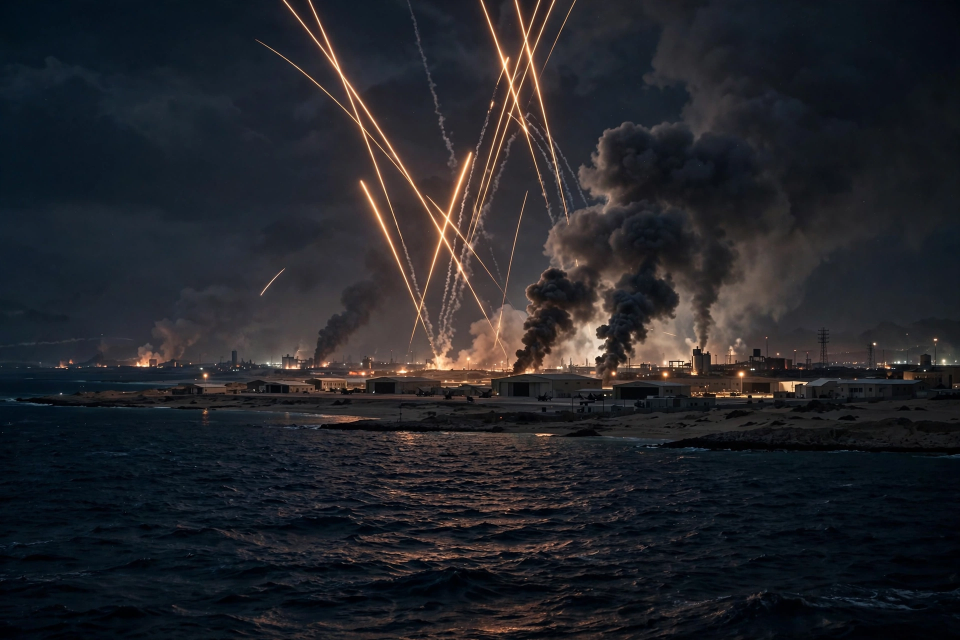
#> input picture panels/media-generation-panel-gulf-0-3e9f0ac8-f9ea-4f6d-80c1-1550557c0495.webp, 1920 x 1280 px (shown at 1/2 size); its folder holds 4 pictures in this run
$ python build_frontpage.py
#> lines starting #> are read from the running program, lines starting #| are printed output that depends on the picture
#!/usr/bin/env python3
"""Compose the news-image-20261118 entry: a newspaper front page for
Wednesday 18 November 2026, built from four AI-generated photo panels
(no text in the panels) plus crisp PIL-drawn headlines.

Stories (all first reported 18 Nov 2026, cross-checked across
openchronicle.org, justsecurity.org, zarknews.com, horizonapp.link):
 1. Gulf: U.S. jets hit a Revolutionary Guard missile site on Qeshm
    Island; Iran answers with drone strikes on U.S. bases in Kuwait
    and Bahrain.
 2. Ukraine: Kerch Bridge hit again - a span collapses into the strait.
 3. APEC Shenzhen: Xi and Putin meet ahead of Thursday's trilateral
    summit with Trump.
 4. U.S. Senate: Peltola wins Alaska; Democrats take a 56-44 majority.
Ticker: Ebola in DR Congo passes 11,000 cases; Voyager 1 reaches one
light-day from Earth; U.S. loses measles-free status after 26 years.
"""
import os
from PIL import Image, ImageDraw, ImageFont

HERE = os.path.dirname(os.path.abspath(__file__))
PANELS = os.path.join(HERE, "panels")
W, H = 1024, 1024

SERIF_B = "/usr/share/fonts/truetype/dejavu/DejaVuSerif-Bold.ttf"
SANS_B = "/usr/share/fonts/truetype/dejavu/DejaVuSans-Bold.ttf"
SANS = "/usr/share/fonts/truetype/dejavu/DejaVuSans.ttf"

NAVY = (16, 28, 51)
PAPER = (247, 243, 234)
RED = (178, 34, 34)
GOLD = (216, 180, 90)
INK = (20, 20, 20)
GREY = (90, 90, 90)


def font(path, size):
    return ImageFont.truetype(path, size)


def cover(img, tw, th):
    """Center-crop img to exactly tw x th (cover fit)."""
    w, h = img.size
    s = max(tw / w, th / h)
    nw, nh = int(w * s + 0.5), int(h * s + 0.5)
    img = img.resize((nw, nh), Image.LANCZOS)
    x = (nw - tw) // 2
    y = (nh - th) // 2
    return img.crop((x, y, x + tw, y + th))


def wrap(draw, text, fnt, max_w):
    words = text.split()
    lines, cur = [], ""
    for word in words:
        trial = (cur + " " + word).strip()
        if draw.textlength(trial, font=fnt) <= max_w:
            cur = trial
        else:
            if cur:
                lines.append(cur)
            cur = word
    if cur:
        lines.append(cur)
    return lines


def panel(name):
#> called with name = 'panel-gulf'
    p = None
    for f in sorted(os.listdir(PANELS)):
        if f.startswith("media-generation-" + name):
            p = os.path.join(PANELS, f)
            break
#> pass 2 of the loop in panel, `for f in sorted(os.listdir(PANELS)):`:
    assert p, "panel not found: " + name
    return Image.open(p).convert("RGB")
#> returned value is the input picture: PIL image 1920x1280 RGB; mean R, G, B 35.6, 36.4, 41.2


def main():
    img = Image.new("RGB", (W, H), PAPER)
    d = ImageDraw.Draw(img)

    # ---- Masthead ----
    d.rectangle([0, 0, W, 108], fill=NAVY)
    f_small = font(SANS_B, 21)
    f_date = font(SERIF_B, 46)
    d.text((W // 2, 26), "T H E   W O R L D   I N   O N E   D A Y",
           font=f_small, fill=GOLD, anchor="ma")
    d.text((W // 2, 52), "WEDNESDAY, 18 NOVEMBER 2026",
           font=f_date, fill=(255, 255, 255), anchor="ma")

    # ---- Hero: Gulf ----
    hero = cover(panel("panel-gulf"), 1000, 372)
#> in cover, `w, h = img.size`: w = 1920; h = 1280
#> in cover, `s = max(tw / w, th / h)`: s = 0.521
#> in cover, `nw, nh = int(w * s + 0.5), int(h * s + 0.5)`: nw = 1000; nh = 667
#> in cover, `img = img.resize((nw, nh), Image.LANCZOS)`:
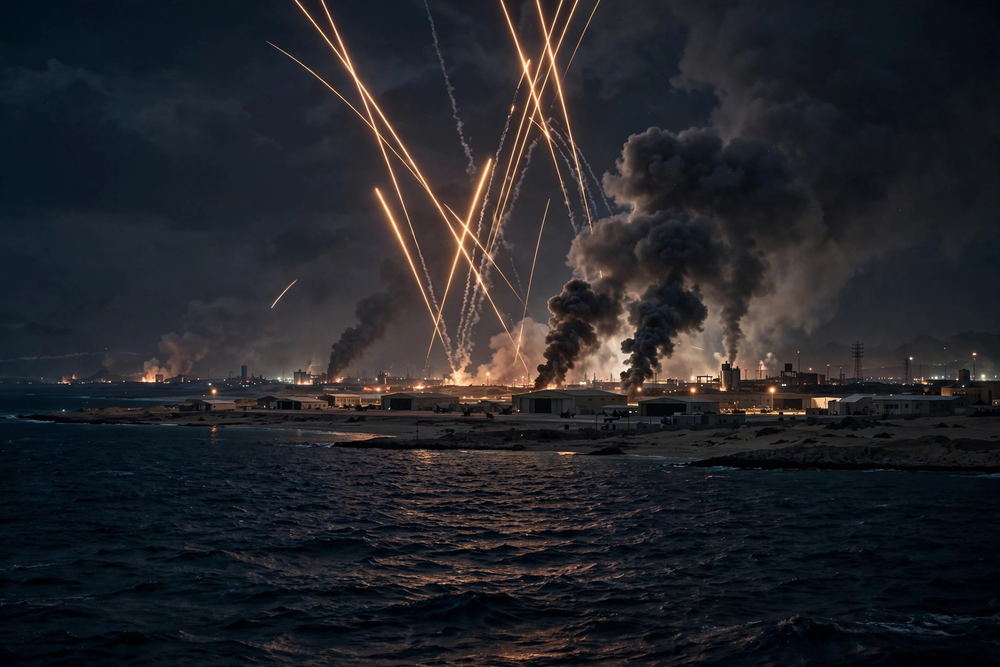
#> img: PIL image 1000x667 RGB; mean R, G, B 35.6, 36.4, 41.2
#> in cover, `x = (nw - tw) // 2`: x = 0
#> in cover, `y = (nh - th) // 2`: y = 147
#> in cover, `return img.crop((x, y, x + tw, y + th))`:
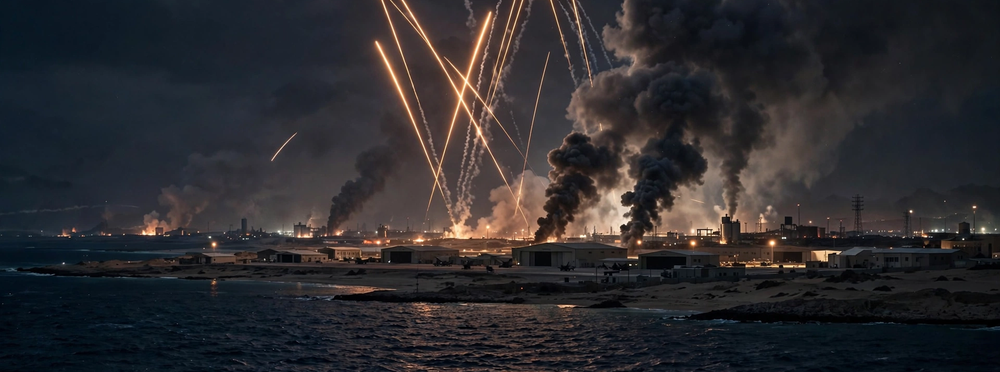
#> returned value: PIL image 1000x372 RGB; mean R, G, B 45.3, 43.6, 46.5
    img.paste(hero, (12, 120))
#> img: PIL image 1024x1024 RGB
    d.rectangle([12, 492, 1012, 560], fill=(255, 255, 255))
    d.rectangle([12, 492, 1012, 496], fill=RED)
    d.text((24, 502), "THE GULF",
           font=font(SANS_B, 20), fill=RED)
    d.text((24, 528), "U.S. strikes Qeshm Island; Iran hits back at bases in Kuwait and Bahrain",
           font=font(SERIF_B, 24), fill=INK)

    # ---- Three panels ----
    cols = [
        ("panel-kerch", "UKRAINE",
         "Kerch Bridge hit again \u2014 a span collapses into the strait"),
        ("panel-shenzhen", "APEC \u00b7 SHENZHEN",
         "Xi and Putin meet before Thursday\u2019s summit with Trump"),
        ("panel-alaska", "U.S. SENATE",
         "Peltola wins Alaska \u2014 Democrats take a 56\u201344 majority"),
    ]
    x0 = 12
    pw, gap = 325, 12
    for i, (name, kicker, head) in enumerate(cols):
        x = x0 + i * (pw + gap)
        pic = cover(panel(name), pw, 220)
#> call 2 of panel, with name = 'panel-kerch'
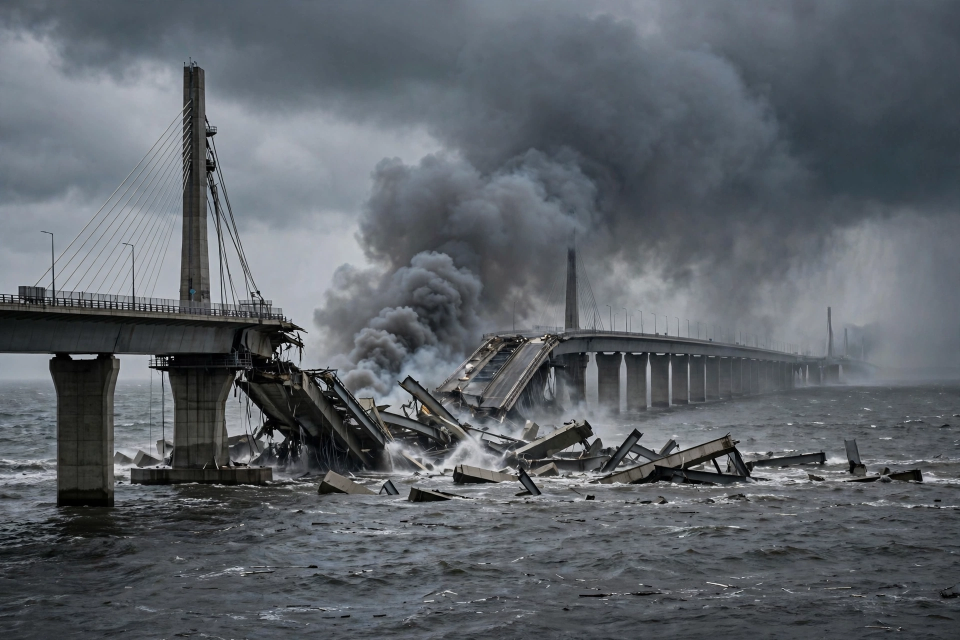
#> input picture panels/media-generation-panel-kerch-0-c3cbe0f2-e111-4455-9254-a5ffc526c892.webp, 1920 x 1280 px (shown at 1/2 size)
#> in panel, returned value is the input picture: PIL image 1920x1280 RGB; mean R, G, B 93.2, 98.8, 104.9
#> call 2 of cover, with tw = 325, th = 220
#> in cover (call 2), `s = max(tw / w, th / h)`: s = 0.172
#> in cover (call 2), `nw, nh = int(w * s + 0.5), int(h * s + 0.5)`: nw = 330; nh = 220
#> in cover (call 2), `img = img.resize((nw, nh), Image.LANCZOS)`:
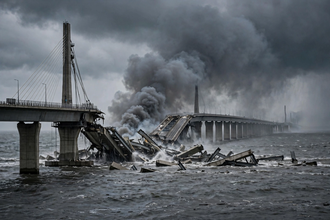
#> img: PIL image 330x220 RGB; mean R, G, B 93.2, 98.8, 104.9
#> in cover (call 2), `x = (nw - tw) // 2`: x = 2
#> in cover (call 2), `y = (nh - th) // 2`: y = 0
#> in cover (call 2), `return img.crop((x, y, x + tw, y + th))`:
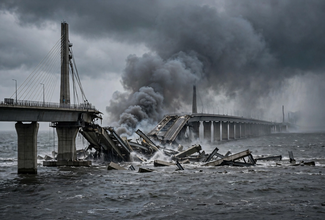
#> returned value: PIL image 325x220 RGB; mean R, G, B 93.4, 99, 105.1
        img.paste(pic, (x, 572))
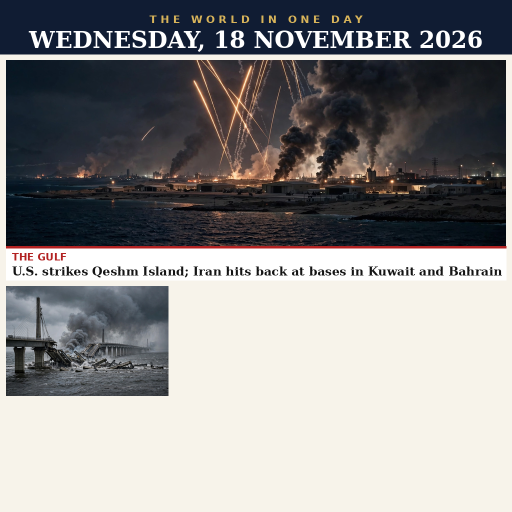
#> img: PIL image 1024x1024 RGB (shown at 1/2 size); mean R, G, B 142.5, 140.9, 140.7
        d.rectangle([x, 792, x + pw, 796], fill=RED)
        d.text((x, 804), kicker, font=font(SANS_B, 19), fill=RED)
        lines = wrap(d, head, font(SERIF_B, 25), pw - 4)
#> lines = ['Kerch Bridge hit', 'again — a span', 'collapses into the', 'strait']
        y = 830
        for ln in lines:
            d.text((x, y), ln, font=font(SERIF_B, 25), fill=INK)
            y += 30
#> this loop made 4 passes
#> (ln, y) on passes 1 to 4: ('Kerch Bridge hit', 860), ('again — a span', 890), ('collapses into the', 920), ('strait', 950)
#> after the loop, y = 950
#> pass 2 of the loop in main, `for i, (name, kicker, head) in enumerate(cols):`:
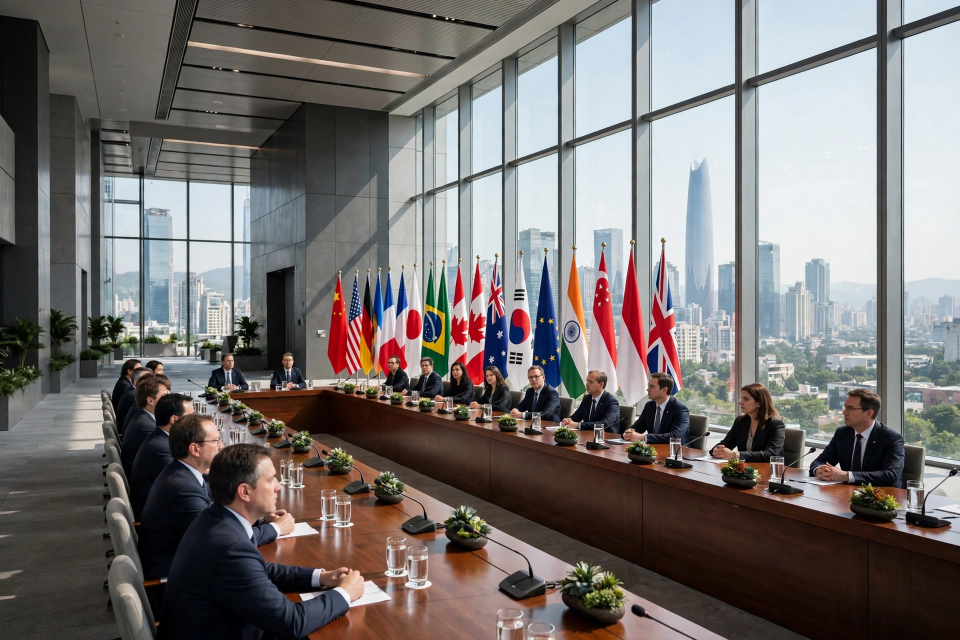
#> input picture panels/media-generation-panel-shenzhen-0-879c0ba5-7433-4401-a9aa-28f0a30aa48a.webp, 1920 x 1280 px (shown at 1/2 size)
#> in panel, returned value is the input picture: PIL image 1920x1280 RGB; mean R, G, B 117.8, 113.3, 111.8
#> in cover (call 3), `return img.crop((x, y, x + tw, y + th))`:
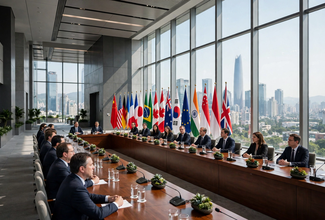
#> returned value: PIL image 325x220 RGB; mean R, G, B 117.8, 113.2, 111.7
#> in main, `img.paste(pic, (x, 572))`:
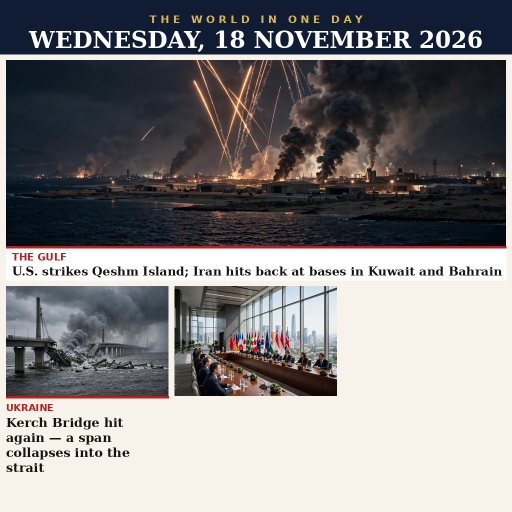
#> img: PIL image 1024x1024 RGB (shown at 1/2 size); mean R, G, B 132.5, 130.5, 130.9
#> lines = ['Xi and Putin meet', 'before Thursday’s', 'summit with Trump']
#> the loop in main, `for ln in lines:` made 3 passes
#> after the loop in main, `for ln in lines:`: y = 920
#> pass 3 of the loop in main, `for i, (name, kicker, head) in enumerate(cols):`:
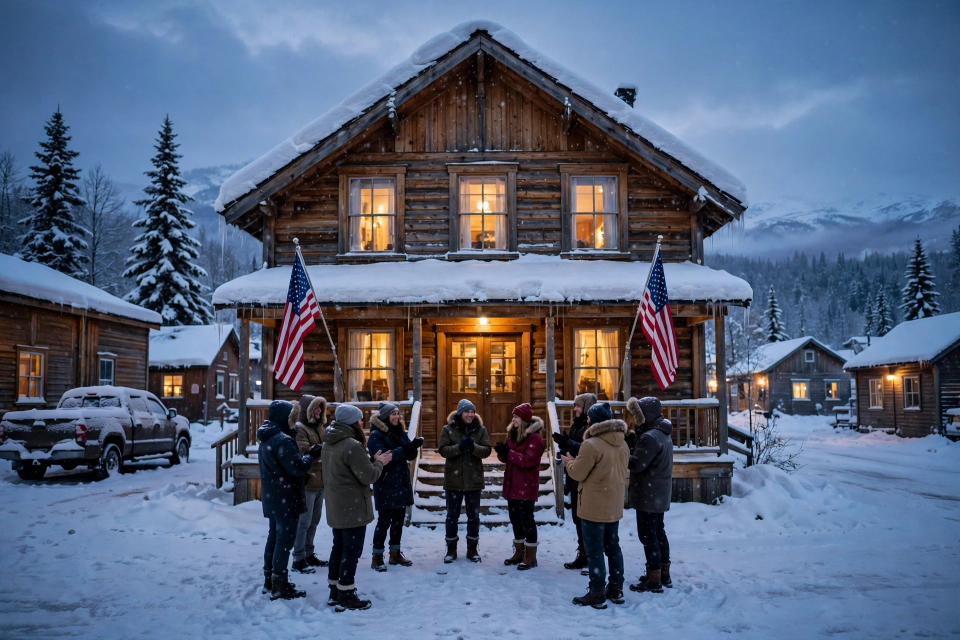
#> input picture panels/media-generation-panel-alaska-0-85ef8776-df33-40c1-9724-0dbb9ab7a61b.webp, 1920 x 1280 px (shown at 1/2 size)
#> in panel, returned value is the input picture: PIL image 1920x1280 RGB; mean R, G, B 86.9, 100.6, 124.9
#> in cover (call 4), `return img.crop((x, y, x + tw, y + th))`:
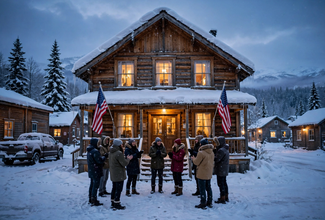
#> returned value: PIL image 325x220 RGB; mean R, G, B 87.4, 100.9, 125.1
#> in main, `img.paste(pic, (x, 572))`:
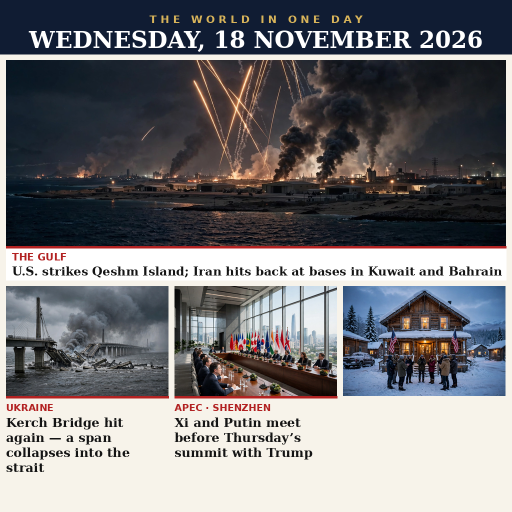
#> img: PIL image 1024x1024 RGB (shown at 1/2 size); mean R, G, B 120.3, 119.2, 121.9
#> lines = ['Peltola wins Alaska —', 'Democrats take a', '56–44 majority']
#> the loop in main, `for ln in lines:` made 3 passes
#> (ln, y) on passes 1 to 3: ('Peltola wins Alaska —', 860), ('Democrats take a', 890), ('56–44 majority', 920)
#> after the loop in main, `for ln in lines:`: y = 920

    # ---- Ticker ----
    d.rectangle([0, 960, W, 1024], fill=NAVY)
    tick = ("ALSO TODAY:  Ebola in DR Congo passes 11,000 cases   \u2022   "
            "Voyager 1 reaches one light-day   \u2022   "
            "U.S. loses measles-free status")
    size = 19
    while d.textlength(tick, font=font(SANS_B, size)) > 1000 and size > 10:
        size -= 1
#> this loop made 5 passes
#> size on passes 1 to 5: 18, 17, 16, 15, 14
#> after the loop, size = 14
    d.text((W // 2, 976), tick, font=font(SANS_B, size),
           fill=(255, 255, 255), anchor="ma")

    out = os.path.join(HERE, "entry.png")
    # Saved as JPEG bytes under the entry.png name: the rules tell the
    # file apart by its first bytes and the name stays entry.png.
    img.save(out, "JPEG", quality=88, optimize=True)
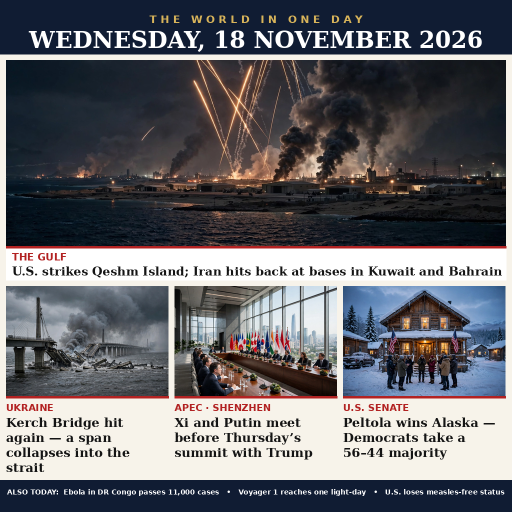
#> saved as entry.png: PIL image 1024x1024 RGB (shown at 1/2 size); mean R, G, B 105.5, 105, 109.7
    print("wrote", out, os.path.getsize(out), "bytes")


if __name__ == "__main__":
    main()
